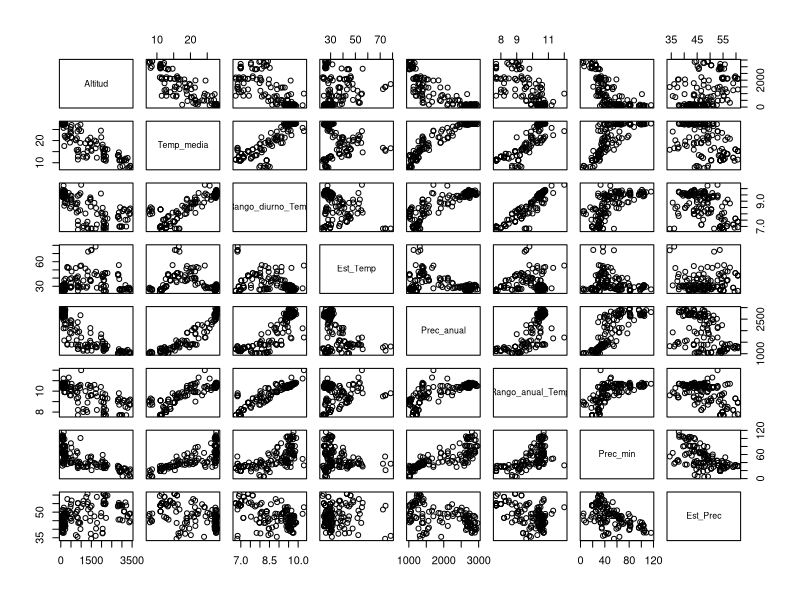

Recreate this plot in R.
## ---- chunk 1
library(tidyverse)

dat_spec <- read_csv("Species_Coltree.csv")

dat_env <- read_csv("Env_Coltree.csv")
## ---- chunk 2
conteo_parcela <- dat_spec %>% 
  group_by(Parcela) %>% 
  select(N_cientifico) %>%
  unique() %>% 
  summarise(n = n())

riqueza <- conteo_parcela$n
## ---- chunk 3
summary(lm(riqueza ~ Altitud, data = dat_env))

summary(lm(riqueza ~ Temp_media, data = dat_env))

summary(lm(riqueza ~ Prec_anual , data = dat_env))

summary(lm(riqueza ~ Prec_min, data = dat_env))

summary(lm(riqueza ~ Est_Temp, data = dat_env))

summary(lm(riqueza ~ Est_Prec, data = dat_env))

## ---- chunk 4
reg <- lm(riqueza ~ . ,data = dat_env[,c(3:10)]) # el '.' se puede remplazar listando todo los predictores, es decir, todas las demas variables independientes: reg = lm(riq ~ Altitud + Temp_media + Precip_anual + Precip_min..., data = dat_env)

summary(reg)
## ---- chunk 5

## ---- chunk 6

cor(dat_env$Altitud, dat_env$Temp_media)
## ---- chunk 7
cor(dat_env[,3:10])
## ---- chunk 8
pairs(dat_env[,3:10])
## ---- chunk 9
library(car)
?vif

v <- vif(reg)
v
## ---- chunk 10
rcuadrado <- summary(lm(dat_env$Altitud ~ ., data = dat_env[4:10]))$r.squared
rcuadrado

1/(1-rcuadrado)
v[1]
## ---- chunk 11
1/(1-0.9)
## ---- chunk 12
v

fit1 <-  lm(riqueza ~ Altitud + Prec_min + Est_Prec, data = dat_env) 

summary(fit1)
## ---- chunk 13
?step
step(reg)
## ---- chunk 14
fit2 <- lm(riqueza ~ Rango_diurno_Temp + Est_Temp + Prec_anual + Rango_anual_Temp, data = dat_env) 

summary(fit2)
